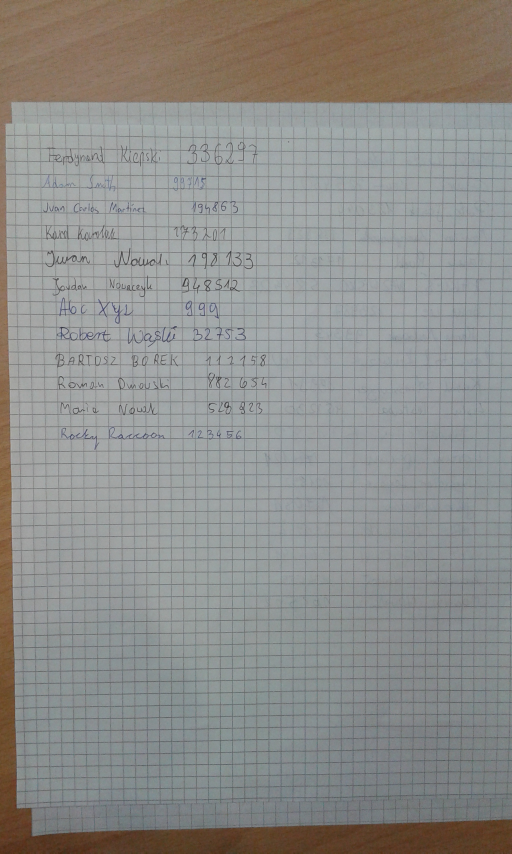
#> input picture data/ocr1/img_12.jpg, 1536 x 2560 px (shown at 1/3 size); its folder holds only this picture in this run
$ python -i s1_finding_text_area.py   (imports and definitions only)   (older library calls are emulated)
#> lines starting #> are read from the running program, lines starting #| are printed output that depends on the picture
import cv2
#from matplotlib import pyplot as plt
from pathlib import Path
from skimage import filters,exposure,img_as_ubyte
import numpy as np
import sys
import skimage
from skimage.filters import threshold_otsu
from skimage.transform import hough_line, hough_line_peaks
from skimage.feature import canny
from skimage import data
#from matplotlib import cm
from skimage.transform import probabilistic_hough_line,rotate
from skimage import util

# TESTOWE
from skimage import io
# from matplotlib import pyplot as plt


# [55 lines left out: function get_words_from_base_img, not called in this run]

def trh(img):
    global_thresh = threshold_otsu(img)
    binary_global = img > global_thresh
    return binary_global

def sobel_get_img_from_background(img, img_name='test', is_test=False):
    img = util.img_as_ubyte(img)
    rotation,grid = hugh_and_rotation(img)
    laplacian = cv2.Laplacian(img,cv2.CV_64F)
    sobelx = cv2.Sobel(img,cv2.CV_64F,1,0,ksize=7)
    sobely = cv2.Sobel(sobelx,cv2.CV_64F,0,1,ksize=7)
# [7 lines of commented-out code are left out]

    kernelg = np.ones((5,5),np.uint8)

    gradient = cv2.morphologyEx(sobely, cv2.MORPH_GRADIENT, kernelg)

    kernelgo =  np.ones((5,5),np.uint8)
    opening1 = cv2.morphologyEx(gradient, cv2.MORPH_OPEN, kernelgo,iterations = 2)

    kernele = np.ones((3,3),np.uint8)
    erosion = cv2.erode(opening1,kernele,iterations = 1)

    kernelgo2 =  np.ones((3,3),np.uint8)
    opening2 = cv2.morphologyEx(erosion, cv2.MORPH_CLOSE, kernelgo2,iterations = 2)

    # plt.gcf().set_size_inches(11, 7)
    # plt.imshow(opening2,cmap = 'gray'),plt.title('opening2')

    # plt.show()
    imgg = skimage.filters.gaussian(opening2)
    opening3 = cv2.morphologyEx(imgg, cv2.MORPH_OPEN, kernelgo2,iterations = 4)
    imgg2 = skimage.filters.gaussian(opening3)

    new_img = trh(imgg2)
    # plt.gcf().set_size_inches(11, 7)
    # plt.imshow(new_img,cmap = 'gray'),plt.title('normalizedImg')

    new_image = img_as_ubyte(new_img)

    ######################### TESTOWE #########################
    if is_test:
        save_path = Path('data/partial_results/1/2_kontury_wyrazow_na_fragmencie')
        save_path.mkdir(parents=True, exist_ok=True)
        io.imsave(arr=new_image, fname=save_path / (img_name+'.png'))
    ######################### TESTOWE #########################

    return new_image,rotation,grid


#WYKRYWANIE KĄTA NA RAZIE NIE UŻYWANE!!!!!!!

def get_angle(line):
    angle = np.rad2deg(np.arctan2(line[1][1] - line[0][1], line[1][0] - line[0][0]))
    return angle

def hugh_and_rotation(image):
    kernelg = np.ones((3,3),np.uint8)
    gradient = cv2.morphologyEx(image, cv2.MORPH_GRADIENT, kernelg)
    edges = cv2.Canny(gradient,100,100)
    angle  = 0
    grid = True
    # [6 lines of commented-out code are left out]


    angles = np.linspace((np.pi / 2)-0.040, (np.pi / 2)+0.040, 360)
    lines = probabilistic_hough_line(edges, threshold=10, line_length=600,
                                     line_gap=25,theta = angles)

# #     Generating figure 2
#     fig, axes = plt.subplots(1, 3, figsize=(15, 5), sharex=True, sharey=True)
#     ax = axes.ravel()

#     ax[0].imshow(image, cmap=cm.gray)
#     ax[0].set_title('Input image')

#     ax[1].imshow(edges, cmap=cm.gray)
#     ax[1].set_title('Canny edges')

#     ax[2].imshow(edges * 0)
#     for line in lines:
#         p0, p1 = line
#         ax[2].plot((p0[0], p1[0]), (p0[1], p1[1]))
#     ax[2].set_xlim((0, image.shape[1]))
#     ax[2].set_ylim((image.shape[0], 0))
#     ax[2].set_title('Probabilistic Hough')
    if len(lines) <3:
        grid = False

    if len(lines) > 0:
        angle = get_angle(lines[0])
        image = rotate(image, angle)
        # print(angle)


    return angle,grid


# [12 lines of commented-out code are left out]

>>> import cv2
>>> picture = cv2.imread('data/ocr1/img_12.jpg')
#> picture is the input picture: shape (2560, 1536, 3); mean B, G, R 138.7, 141.6, 141.6
>>> result = sobel_get_img_from_background(picture)
#> in hugh_and_rotation, `gradient = cv2.morphologyEx(image, cv2.MORPH_GRADIENT, kernelg)`:
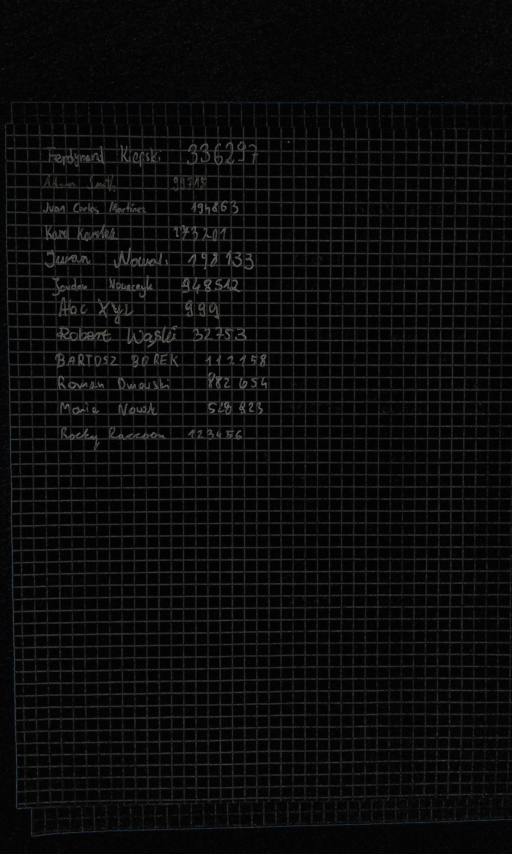
#> gradient: shape (2560, 1536, 3) (shown at 1/3 size); mean B, G, R 12, 11.8, 11.8
#> in hugh_and_rotation, `edges = cv2.Canny(gradient,100,100)`:
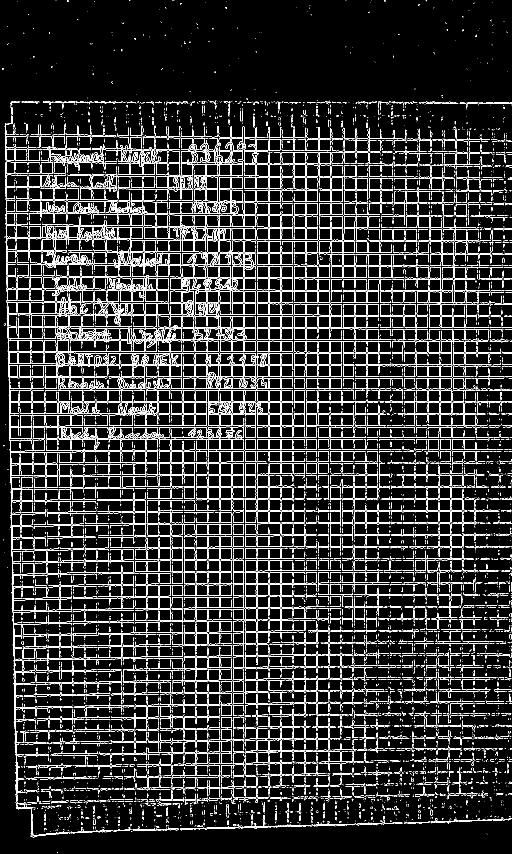
#> edges: shape (2560, 1536) (shown at 1/3 size); 7.6% white in thin lines or dots
#> in hugh_and_rotation, `lines = probabilistic_hough_line(edges, threshold=10, line_length=600,..`: lines = 140 items
#> in hugh_and_rotation, `angle = get_angle(lines[0])`: angle = 0
#> in sobel_get_img_from_background, `rotation,grid = hugh_and_rotation(img)`: grid = True
#> in sobel_get_img_from_background, `laplacian = cv2.Laplacian(img,cv2.CV_64F)`:
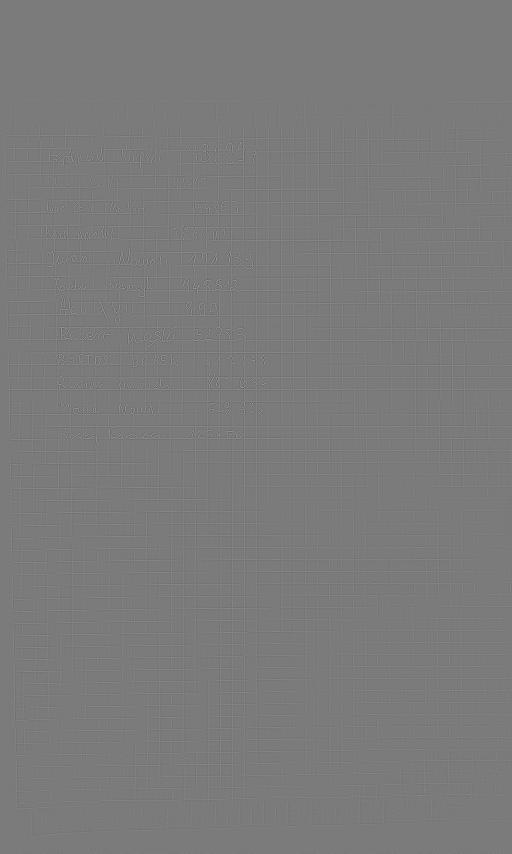
#> laplacian: shape (2560, 1536, 3) float64 (shown at 1/3 size); mean B, G, R 0, 0, 0; drawn with min black and max white
#> in sobel_get_img_from_background, `sobelx = cv2.Sobel(img,cv2.CV_64F,1,0,ksize=7)`:
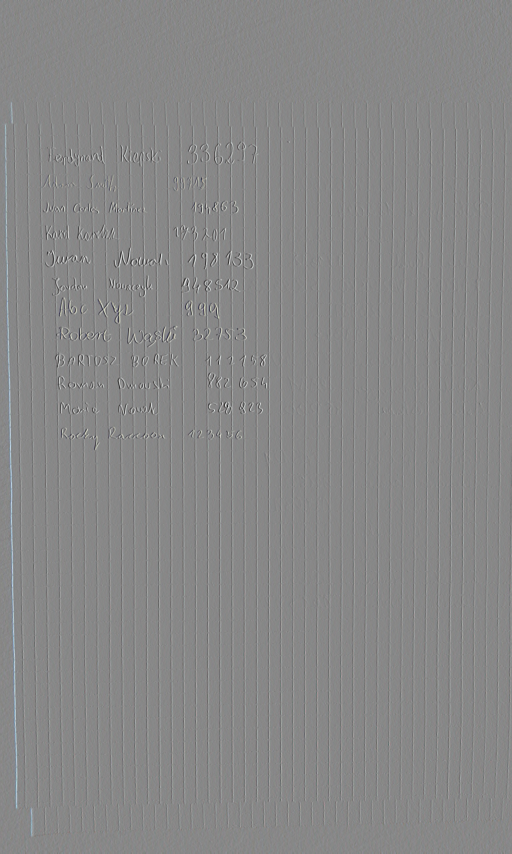
#> sobelx: shape (2560, 1536, 3) float64 (shown at 1/3 size); mean B, G, R 84.3, 50.4, 7.2; drawn with min black and max white
#> in sobel_get_img_from_background, `gradient = cv2.morphologyEx(sobely, cv2.MORPH_GRADIENT, kernelg)`:
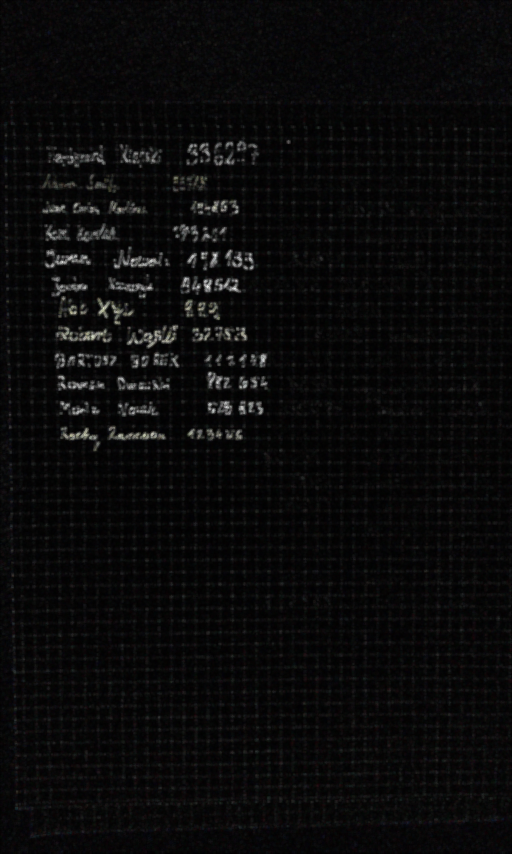
#> gradient: shape (2560, 1536, 3) float64 (shown at 1/3 size); mean B, G, R 2776970.8, 2713888.6, 2776294.3; drawn with min black and max white
#> in trh, `global_thresh = threshold_otsu(img)`: global_thresh = 5464256
#> in trh, `binary_global = img > global_thresh`:
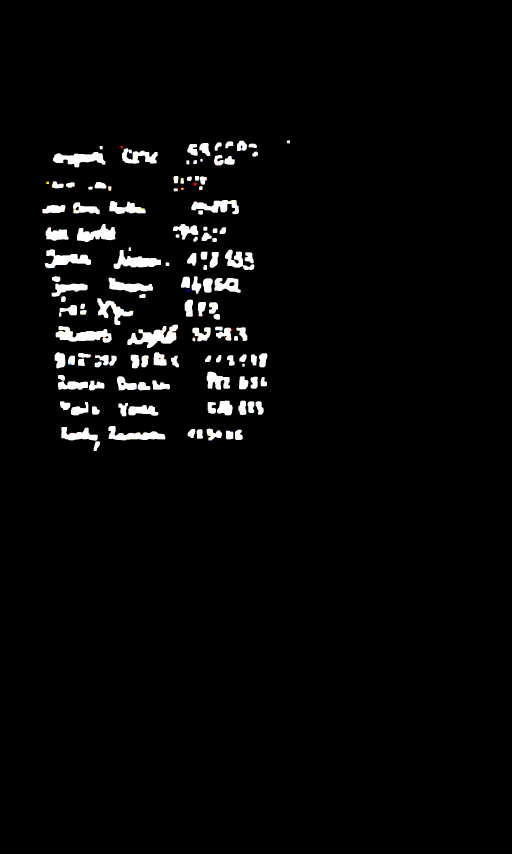
#> binary_global: shape (2560, 1536, 3) bool (shown at 1/3 size); mean B, G, R 0.0297, 0.0299, 0.03

$ run again, on data/ocr1/img_15.jpg
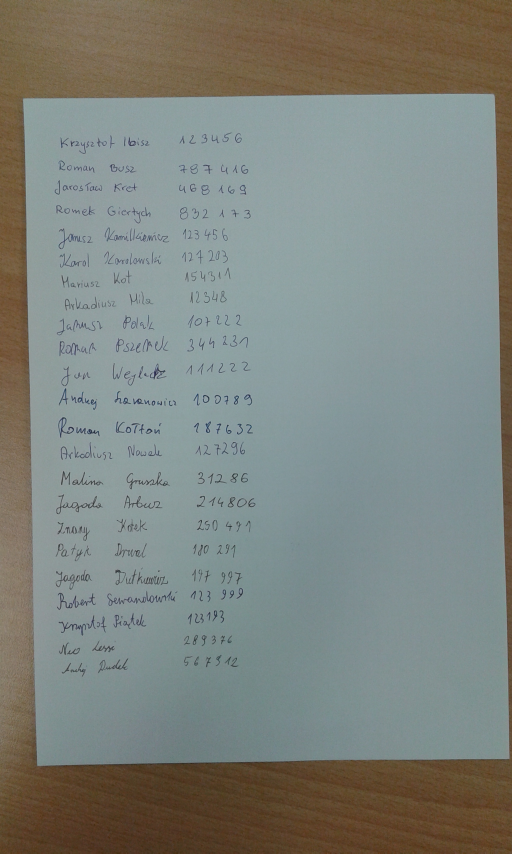
#> input picture data/ocr1/img_15.jpg, 1536 x 2560 px (shown at 1/3 size)
#> picture is the input picture: shape (2560, 1536, 3); mean B, G, R 126.1, 132.1, 126.5
#> in hugh_and_rotation, `edges = cv2.Canny(gradient,100,100)`:
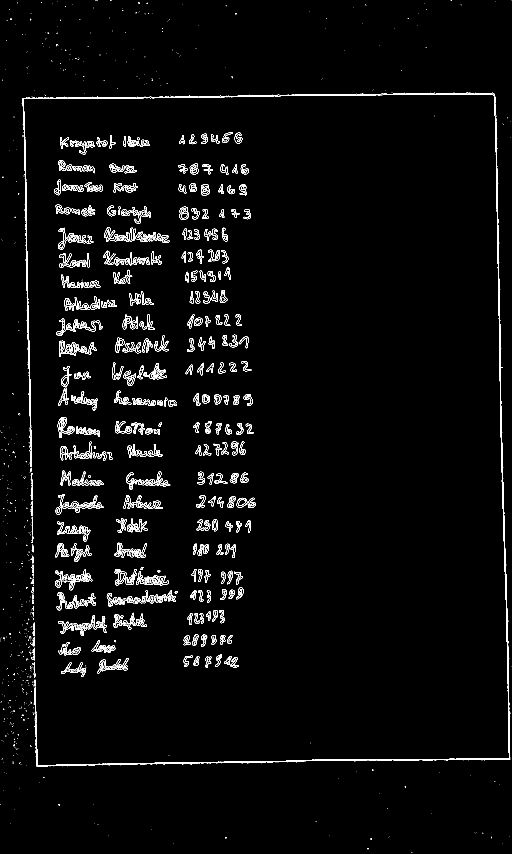
#> edges: shape (2560, 1536) (shown at 1/3 size); 1.9% white in thin lines or dots
#> lines = [((822, 287), (1442, 282)), ((206, 2293), (875, 2282)), ((186, 2296), (861, 2285)), ((260, 293), (883, 285)), ((123, 296), (735, 290)), ((806, 285), (1428, 279))]
#> angle = -0.462
#> grid = True
#> global_thresh = 5612790.3
#> in trh, `binary_global = img > global_thresh`:
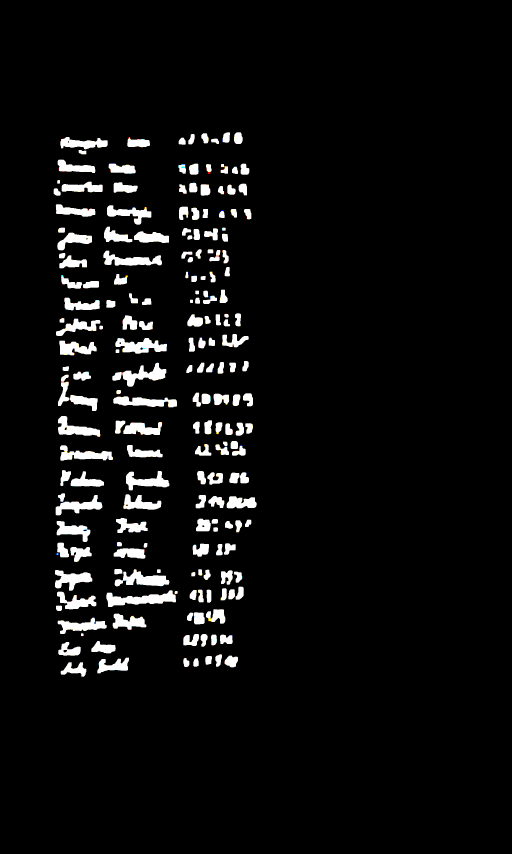
#> binary_global: shape (2560, 1536, 3) bool (shown at 1/3 size); mean B, G, R 0.0516, 0.0519, 0.052

$ run again, on data/ocr1/img_16.jpg
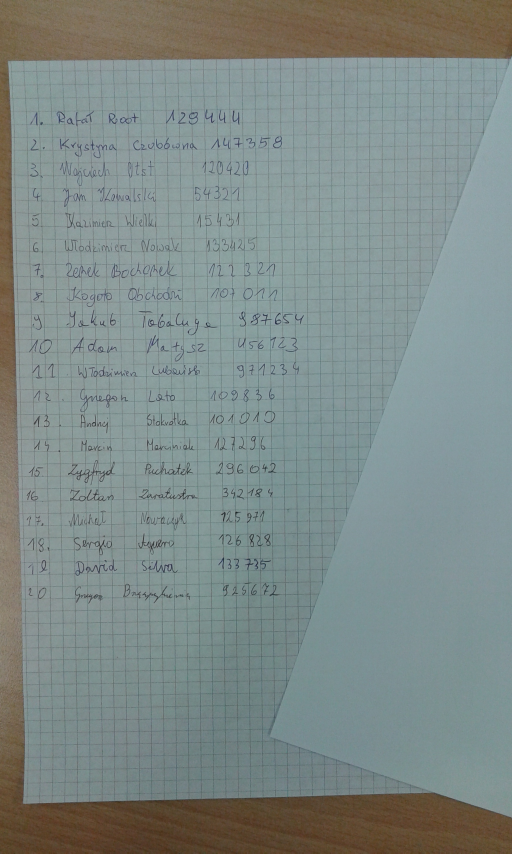
#> input picture data/ocr1/img_16.jpg, 1536 x 2560 px (shown at 1/3 size)
#> picture is the input picture: shape (2560, 1536, 3); mean B, G, R 136, 138.6, 126.6
#> in hugh_and_rotation, `edges = cv2.Canny(gradient,100,100)`:
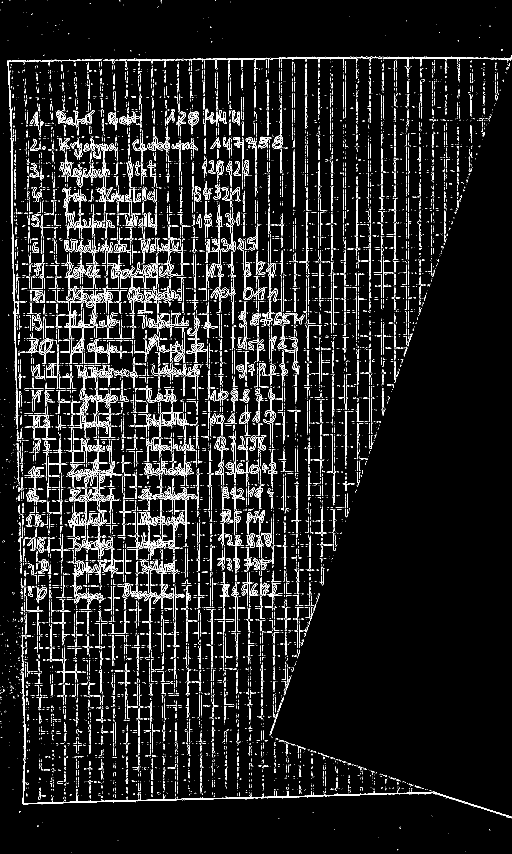
#> edges: shape (2560, 1536) (shown at 1/3 size); 5.2% white in thin lines or dots
#> lines = 34 items
#> angle = -1.49
#> grid = True
#> global_thresh = 5176128.5
#> in trh, `binary_global = img > global_thresh`:
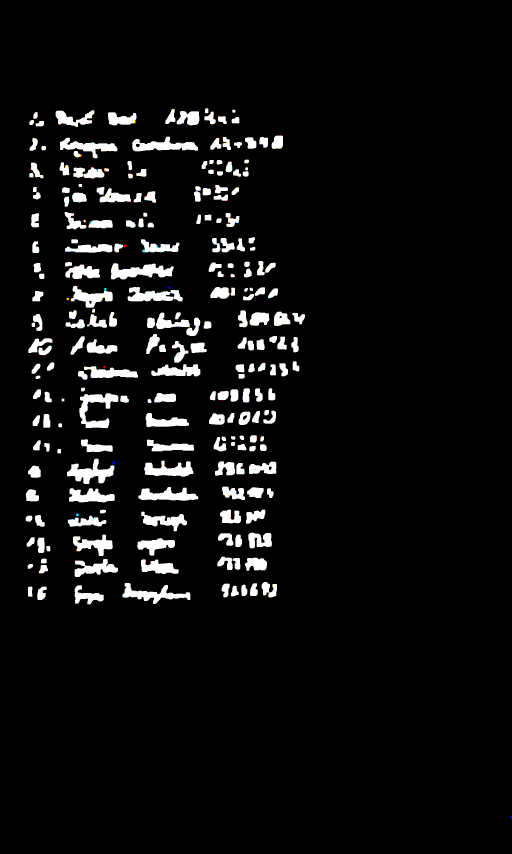
#> binary_global: shape (2560, 1536, 3) bool (shown at 1/3 size); mean B, G, R 0.0569, 0.057, 0.0571
